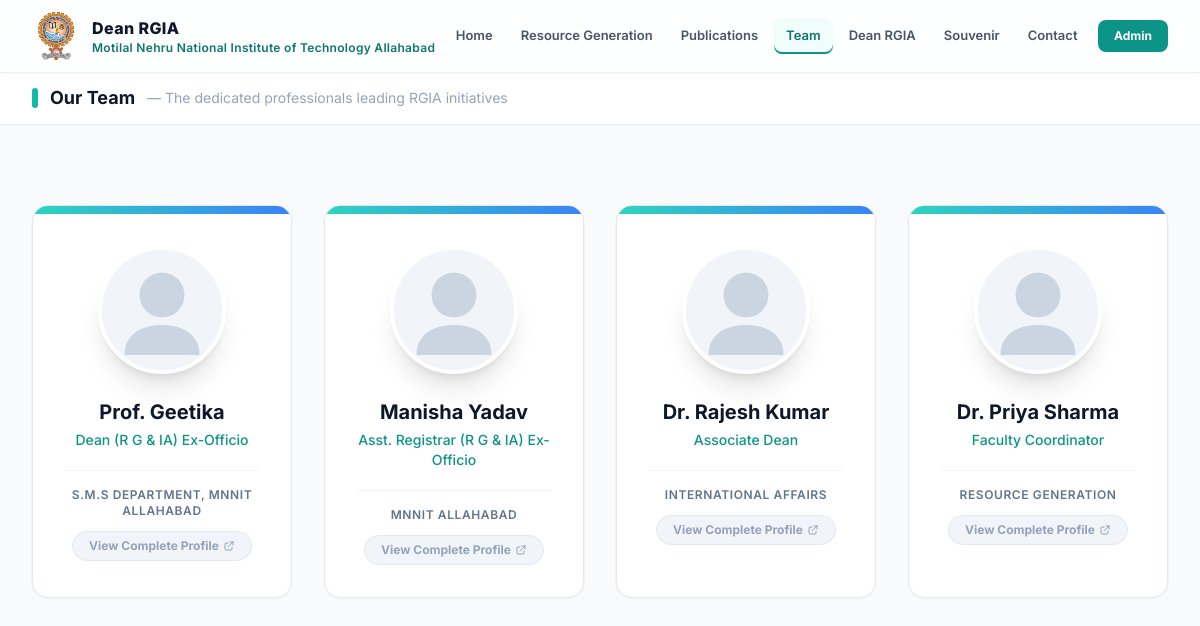
The app's page /team.php with its own data.
### tables this page shows
CREATE TABLE IF NOT EXISTS `team` (
  `id` INT AUTO_INCREMENT PRIMARY KEY,
  `name` VARCHAR(255) NOT NULL,
  `role` VARCHAR(255) NOT NULL,
  `department` VARCHAR(255) DEFAULT '',
  `image` VARCHAR(1000) DEFAULT '',
  `profile_link` VARCHAR(1000) DEFAULT '',
  `created_at` TIMESTAMP DEFAULT CURRENT_TIMESTAMP,
  `updated_at` TIMESTAMP DEFAULT CURRENT_TIMESTAMP ON UPDATE CURRENT_TIMESTAMP
);

### includes/functions.php (called while the page is built, shortened)
<?php
function sanitize($str) {
    return htmlspecialchars(trim($str), ENT_QUOTES, 'UTF-8');
}
function imageUrl($path) {
    return BASE_URL . '/' . $path;
}

### team.php (the view, shortened to what this page needs)
<?php
require_once __DIR__ . '/includes/functions.php';
$db = getDB();
$teamMembers = $db->query("SELECT * FROM team ORDER BY id ASC")->fetchAll();
include __DIR__ . '/includes/header.php';
?>
<div class="min-h-screen bg-slate-50">
    <div class="bg-white border-b border-slate-200 py-3">
        <div class="max-w-7xl mx-auto px-4 sm:px-6 lg:px-8 flex items-center gap-3">
            <div class="w-1.5 h-5 bg-teal-500 rounded-full"></div>
            <h1 class="text-lg font-bold text-slate-900">Our Team</h1>
            <span class="text-slate-400 text-sm hidden sm:inline">— The dedicated professionals leading RGIA initiatives</span>
        </div>
    </div>
    <section class="py-20">
        <div class="max-w-7xl mx-auto px-4 sm:px-6 lg:px-8">
            <?php if (empty($teamMembers)): ?>
                <div class="text-center py-24 glass-card"><p class="text-slate-500 text-lg">No team members found.</p></div>
            <?php else: ?>
            <div class="grid md:grid-cols-2 lg:grid-cols-4 gap-8">
                <?php foreach ($teamMembers as $index => $member): ?>
                <div class="glass-card overflow-hidden group hover:-translate-y-2 transition-all animate-fade-in-up" style="animation-delay: <?php echo $index * 0.1; ?>s">
                    <div class="h-2 bg-gradient-to-r from-teal-400 to-blue-500"></div>
                    <div class="p-8 flex flex-col items-center text-center">
                        <div class="w-28 h-28 md:w-32 md:h-32 rounded-full overflow-hidden mb-6 shadow-xl border-4 border-white bg-slate-100 relative group-hover:scale-105 transition-transform duration-500">
                            <img src="<?php echo imageUrl($member['image']); ?>" alt="<?php echo sanitize($member['name']); ?>" class="w-full h-full object-cover" onerror="this.src='<?php echo BASE_URL; ?>/public/placeholder-professor.svg'">
                        </div>
                        <h3 class="text-lg md:text-xl font-bold text-slate-900 mb-1 group-hover:text-teal-700 transition-colors"><?php echo sanitize($member['name']); ?></h3>
                        <p class="text-teal-600 font-medium text-sm mb-3"><?php echo sanitize($member['role']); ?></p>
                        <div class="w-full pt-4 border-t border-slate-100 mt-2 flex flex-col items-center">
                            <p class="text-slate-500 text-xs uppercase tracking-wider font-semibold mb-3"><?php echo sanitize($member['department']); ?></p>
                            <?php if (!empty($member['profile_link'])): ?>
                            <a href="<?php echo formatUrl($member['profile_link']); ?>" target="_blank" rel="noopener noreferrer" class="px-4 py-1.5 rounded-full bg-teal-50 text-teal-700 text-xs font-bold hover:bg-teal-600 hover:text-white transition-colors border border-teal-200 hover:border-teal-600 flex items-center gap-1">
                                View Complete Profile <svg class="w-3 h-3" fill="none" viewBox="0 0 24 24" stroke="currentColor"><path stroke-linecap="round" stroke-linejoin="round" stroke-width="2" d="M10 6H6a2 2 0 00-2 2v10a2 2 0 002 2h10a2 2 0 002-2v-4M14 4h6m0 0v6m0-6L10 14" /></svg>
                            </a>
                            <?php else: ?>
                            <span class="px-4 py-1.5 rounded-full bg-slate-100 text-slate-400 text-xs font-bold border border-slate-200 flex items-center gap-1 cursor-default">
                                View Complete Profile <svg class="w-3 h-3" fill="none" viewBox="0 0 24 24" stroke="currentColor"><path stroke-linecap="round" stroke-linejoin="round" stroke-width="2" d="M10 6H6a2 2 0 00-2 2v10a2 2 0 002 2h10a2 2 0 002-2v-4M14 4h6m0 0v6m0-6L10 14" /></svg>
                            </span>
                            <?php endif; ?>
                        </div>
                    </div>
                </div>
                <?php endforeach; ?>
            </div>
            <?php endif; ?>
        </div>
    </section>
</div>
<?php include __DIR__ . '/includes/footer.php'; ?>

### assets/css/style.css (style rules this page uses)
body { background-color: #f8fafc; color: #0f172a; }
html { scroll-behavior: smooth; }
* { -webkit-font-smoothing: antialiased; -moz-osx-font-smoothing: grayscale; }
.animate-fade-in-up { animation: fadeInUp 0.55s cubic-bezier(0.22, 1, 0.36, 1) both; }
.glass-card { background: #fff; border: 1px solid #e2e8f0; border-radius: 16px; box-shadow: 0 1px 3px rgba(0, 0, 0, 0.04); transition: transform 0.3s cubic-bezier(0.22, 1, 0.36, 1), box-shadow 0.3s cubic-bezier(0.22, 1, 0.36, 1), border-color 0.3s ease; will-change: transform; }
img { content-visibility: auto; }

### records on screen
team: image (placeholder picture), name "Prof. Geetika", role "Dean (R G & IA) Ex-Officio", department "S.M.S DEPARTMENT, MNNIT ALLAHABAD", profile_link "View Complete Profile"
team: image (placeholder picture), name "Manisha Yadav", role "Asst. Registrar (R G & IA) Ex-Officio", department "MNNIT ALLAHABAD", profile_link "View Complete Profile"
team: image (placeholder picture), name "Dr. Rajesh Kumar", role "Associate Dean", department "INTERNATIONAL AFFAIRS", profile_link "View Complete Profile"
team: image (placeholder picture), name "Dr. Priya Sharma", role "Faculty Coordinator", department "RESOURCE GENERATION", profile_link "View Complete Profile"

### other values on screen
$link['name'] "Home"
$link['name'] "Resource Generation"
$link['name'] "Publications"
$link['name'] "Team"
$link['name'] "Dean RGIA"
$link['name'] "Souvenir"
$link['name'] "Contact"
